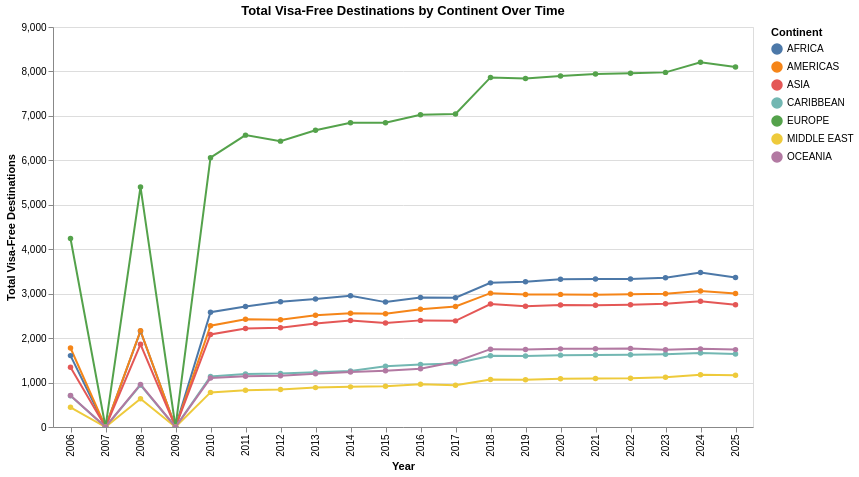

Notebook code for this chart:
### Markdown cell above
The obvious problem with this plot is that each continent has many countries and each country has a diferent number of "visa free count". We need some metric to compute how easy is to enter the continent from any other country. That means we have a set of N countries C={country1,country2,...,countryN}, we select Cn where 0<n<|C| and iterate over the rest of the countries to check if they can enter Cn, store the value in Fn, and once we have computed F (count of countries that can enter Cn) of each country, we add up all Fn based on the continent they belong to.

This can be done using Altair by adding up all country counts based on the continent.

### Code cell
# Group by region and year, sum visa_free_count for each continent per year
continent_year_sum = rank_by_year.groupby(['region', 'year'], as_index=False)['visa_free_count'].sum()

# Altair line chart: total visa-free count over time by continent
continent_chart = alt.Chart(continent_year_sum).mark_line(point=True).encode(
    x=alt.X('year:O', title='Year'),
    y=alt.Y('visa_free_count:Q', title='Total Visa-Free Destinations'),
    color=alt.Color('region:N', title='Continent'),
    tooltip=['region', 'year', 'visa_free_count']
).properties(
    title='Total Visa-Free Destinations by Continent Over Time',
    width=700,
    height=400
).interactive()

continent_chart

### Figure 1 — Vega-Lite specification as saved in the notebook (floating-point values rounded to 4 significant figures; data arrays with more than 128 entries replaced by an {"elided": "..."} marker saying what was removed)
{"config": {"view": {"continuousWidth": 300, "continuousHeight": 300}}, "data": {"name": "data-068e5370a35e5428ed6ddd0a017fa39a"}, "mark": {"type": "line", "point": true}, "encoding": {"color": {"field": "region", "title": "Continent", "type": "nominal"}, "tooltip": [{"field": "region", "type": "nominal"}, {"field": "year", "type": "quantitative"}, {"field": "visa_free_count", "type": "quantitative"}], "x": {"field": "year", "title": "Year", "type": "ordinal"}, "y": {"field": "visa_free_count", "title": "Total Visa-Free Destinations", "type": "quantitative"}}, "height": 400, "params": [{"name": "param_15", "select": {"type": "interval", "encodings": ["x", "y"]}, "bind": "scales"}], "title": "Total Visa-Free Destinations by Continent Over Time", "width": 700, "$schema": "https://vega.github.io/schema/vega-lite/v5.20.1.json", "datasets": {"data-068e5370a35e5428ed6ddd0a017fa39a": {"elided": "140 records"}}}
